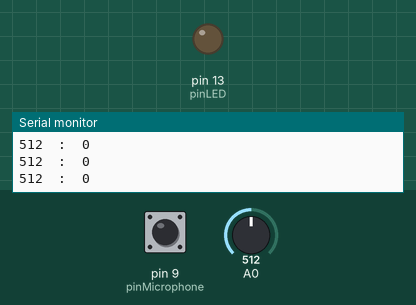
Simulated run of this sketch. Board: Arduino Uno, built with avr-gcc and run on an emulated ATmega328P. On the bench: output pins drawn as LEDs (lit = HIGH), the last lines printed to the serial monitor. The inputs (shaded band) are chosen by the test bench; at power-on: pin 9 (pinMicrophone) LOW, A0 = 512.

Above: at 1.2 s.
1.3 s: pin 9 (pinMicrophone) driven HIGH
At 2.5 s:
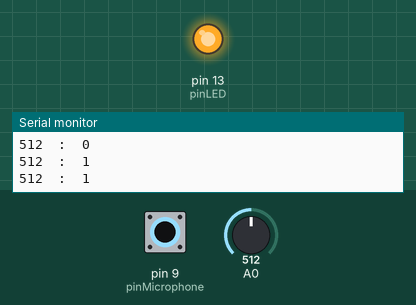
2.8 s: pin 9 (pinMicrophone) driven LOW
At 4.1 s:
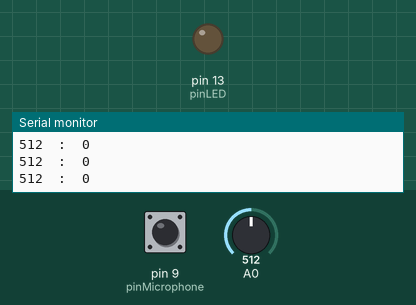
4.8 s: A0 set to 984
6.3 s: A0 set to 1008
9.3 s: pin 9 (pinMicrophone) pulsed HIGH 2 times (0.12 s each, 0.3 s apart)
At 10.1 s:
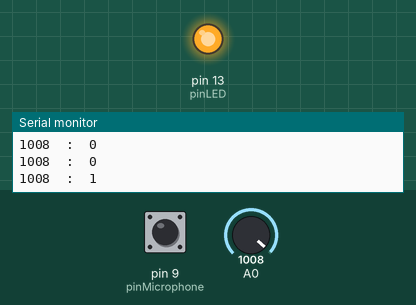
12.9 s: pin 9 (pinMicrophone) pulsed HIGH 2 times (0.12 s each, 0.3 s apart)
At 14.5 s:
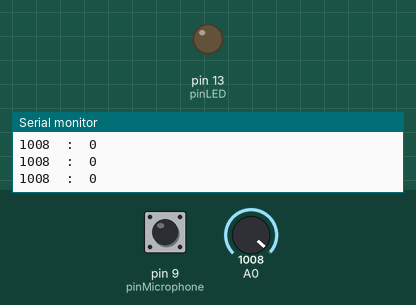
Timing chart, 0 to 16.0 s (numbered marks = the images above; inputs shaded):
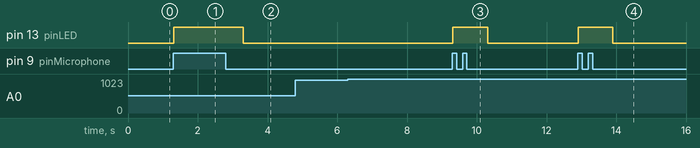

Measured:
- after the input at 1.3 s, pin 13 (pinLED): LOW → HIGH at once
- after the input at 2.8 s, pin 13 (pinLED): HIGH → LOW after 0.51 s
- after the input at 9.3 s, pin 13 (pinLED): LOW → HIGH at once, → LOW 1.0 s later
- after the input at 12.9 s, pin 13 (pinLED): LOW → HIGH at once, → LOW 1.0 s later

The sketch:

sensor_de_sonido.ino
```cpp
// SENSOR DE SONIDO (BIG SOUND) KY -038
// sensor con un microfono que detecta cuando hay sonido
// la sensibilidad se cambia con el potenciometro
// Tiene una salida digital y otra analogica
// se recomienda usar la digital por que el sensor no es muy preciso en analogico
// Con el sensor azul devuelve 1 cuando detecta sonido el sonido tiene
// que ser alto como una palmada
//
// distancia por la duracion de la recepcion de la senial
// VCC 5 voltios


const int pinLED = 13;
const int pinMicrophone = 9;


void setup ()
{
  Serial.begin(9600);
  pinMode (pinLED, OUTPUT);
  pinMode (pinMicrophone, INPUT);
}

void loop ()
{
  int soundlevel = analogRead(A0);
  Serial.print(soundlevel);
  Serial.print("  :  ");

  bool soundDetected = digitalRead(pinMicrophone);
  Serial.println(soundDetected);
  if (soundDetected)
  {
    digitalWrite (pinLED, HIGH);
    delay(1000);
  }
  else
  {
    digitalWrite (pinLED, LOW);
    delay(10);
  }
}
```
